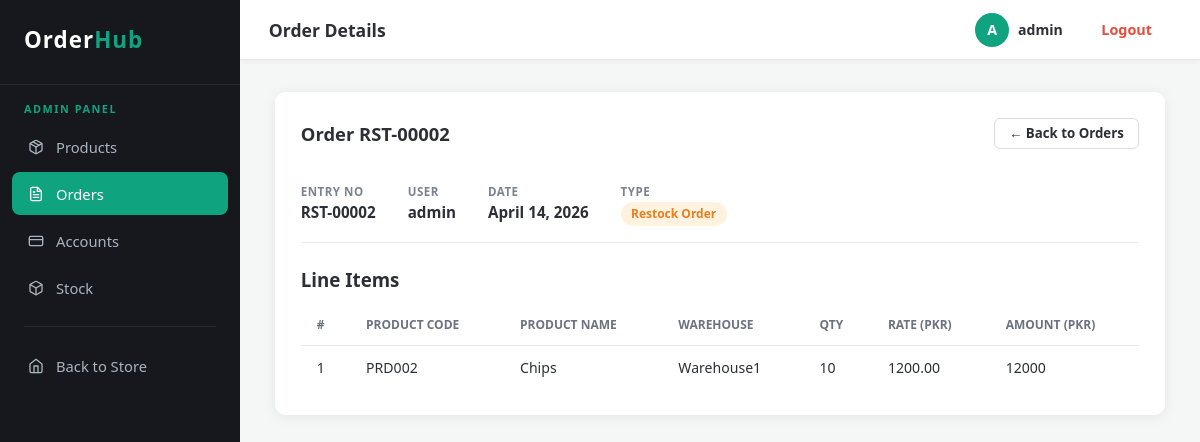
Screenshot of /admin-panel/orders/2/ (signed in) with the database file from the repository.
### core/models.py (models this page shows, shortened)
class user(AbstractUser):
    name         = models.CharField(max_length=100, blank=True)
    role         = models.CharField(max_length=50, blank=True)
    account_code = models.ForeignKey(
        'chart_of_account', on_delete=models.SET_NULL,
        null=True, blank=True, db_column='account_code'
    )
    class Meta:
        db_table = 'user'

class order_master(models.Model):
    idno         = models.AutoField(primary_key=True)
    user         = models.ForeignKey(
        user, on_delete=models.CASCADE, db_column='user_id'
    )
    order_type   = models.CharField(max_length=50)
    entry_no     = models.CharField(max_length=20, unique=True)
    order_date   = models.DateField(default=date.today, editable=False)
    class Meta:
        db_table = 'order_master'

class order_detail(models.Model):
    idno              = models.AutoField(primary_key=True)
    order_master_idno = models.ForeignKey(
        order_master, on_delete=models.CASCADE, db_column='order_master_idno'
    )
    product_code      = models.ForeignKey(
        product, on_delete=models.CASCADE, db_column='product_code'
    )
    warehouse_code    = models.ForeignKey(
        warehouse, on_delete=models.CASCADE, db_column='warehouse_code'
    )
    qty               = models.IntegerField()
    rate              = models.DecimalField(max_digits=14, decimal_places=2)
    class Meta:
        db_table = 'order_detail'

class product(models.Model):
    code          = models.CharField(max_length=20, primary_key=True)
    name          = models.CharField(max_length=100)
    rate          = models.DecimalField(max_digits=14, decimal_places=2)
    category_code = models.ForeignKey(
        category, on_delete=models.CASCADE, db_column='category_code'
    )
    class Meta:
        db_table = 'product'

class warehouse(models.Model):
    code = models.CharField(max_length=20, primary_key=True)
    name = models.CharField(max_length=100)
    class Meta:
        db_table = 'warehouse'

### core/views.py (the view)
# urls.py: path('admin-panel/orders/<int:idno>/', views.admin_order_detail_view,  name='admin_order_detail'),
@login_required(login_url='core:login')
@admin_required
def admin_order_detail_view(request, idno):
    order = get_object_or_404(order_master, idno=idno)
    details = order_detail.objects.filter(
        order_master_idno=order
    ).select_related('product_code', 'warehouse_code')
    return render(request, 'admin_order_detail.html', {
        'order':   order,
        'details': details,
    })

### core/views.py (called while the page is built)
def is_admin(u):
    return u.is_authenticated and u.role == 'admin'

### core/templates/admin_order_detail.html (shortened to what this page needs)
{% extends 'admin_base.html' %}
{% block nav_orders %}active{% endblock %}
{% block page_title %}Order Details{% endblock %}
{% block content %}
<section class="admin-card">
    <div class="admin-card-header">
        <h2>Order {{ order.entry_no }}</h2>
        <a href="{% url 'core:admin_orders' %}" class="btn btn-sm btn-outline">&larr; Back to Orders</a>
    </div>
    <div class="order-meta">
        <div class="meta-item">
            <span class="meta-label">Entry No</span>
            <span class="meta-value">{{ order.entry_no }}</span>
        </div>
        <div class="meta-item">
            <span class="meta-label">User</span>
            <span class="meta-value">{{ order.user.name|default:order.user.username }}</span>
        </div>
        <div class="meta-item">
            <span class="meta-label">Date</span>
            <span class="meta-value">{{ order.order_date }}</span>
        </div>
        <div class="meta-item">
            <span class="meta-label">Type</span>
            <span class="meta-value"><span class="badge badge-{{ order.order_type|lower }}">{{ order.order_type }}</span></span>
        </div>
    </div>
    <h3 style="margin: 1.5rem 0 0.8rem;">Line Items</h3>
    <table class="data-table">
        <thead>
            <tr>
                <th>#</th>
                <th>Product Code</th>
                <th>Product Name</th>
                <th>Warehouse</th>
                <th>Qty</th>
                <th>Rate (PKR)</th>
                <th>Amount (PKR)</th>
            </tr>
        </thead>
        <tbody>
            {% for d in details %}
            {% widthratio d.qty 1 d.rate as line_amount %}
            <tr>
                <td>{{ forloop.counter }}</td>
                <td>{{ d.product_code.code }}</td>
                <td>{{ d.product_code.name }}</td>
                <td>{{ d.warehouse_code.name }}</td>
                <td>{{ d.qty }}</td>
                <td>{{ d.rate }}</td>
                <td>{{ line_amount }}</td>
            </tr>
            {% empty %}
            <tr><td colspan="7">No line items.</td></tr>
            {% endfor %}
        </tbody>
    </table>
</section>
{% endblock %}

### core/templates/admin_base.html (shortened to what this page needs)
{% load static %}
<!DOCTYPE html>
<html lang="en">
<head>
    <link rel="stylesheet" href="{% static 'style.css' %}" />
</head>
<body class="app-layout">
    <aside class="sidebar">
        <div class="sidebar-brand">Order<span>Hub</span></div>
        <div class="sidebar-label">Admin Panel</div>
        <nav class="sidebar-nav">
            <a href="{% url 'core:admin_products' %}" class="nav-item {% block nav_products %}{% endblock %}">
                Products
            </a>
            <a href="{% url 'core:admin_orders' %}" class="nav-item {% block nav_orders %}{% endblock %}">
                Orders
            </a>
            <a href="{% url 'core:admin_accounts' %}" class="nav-item {% block nav_accounts %}{% endblock %}">
                <svg xmlns="http://www.w3.org/2000/svg" width="16" height="16" viewBox="0 0 24 24" fill="none" stroke="currentColor" stroke-width="2" stroke-linecap="round" stroke-linejoin="round"><rect x="2" y="5" width="20" height="14" rx="2"/><line x1="2" y1="10" x2="22" y2="10"/></svg>
                Accounts
            </a>
            <a href="{% url 'core:admin_stock' %}" class="nav-item {% block nav_stock %}{% endblock %}">
                Stock
            </a>
            <div class="sidebar-divider"></div>
            <a href="{% url 'core:dashboard' %}" class="nav-item">
                <svg xmlns="http://www.w3.org/2000/svg" width="16" height="16" viewBox="0 0 24 24" fill="none" stroke="currentColor" stroke-width="2" stroke-linecap="round" stroke-linejoin="round"><path d="m3 9 9-7 9 7v11a2 2 0 0 1-2 2H5a2 2 0 0 1-2-2z"/><polyline points="9 22 9 12 15 12 15 22"/></svg>
                Back to Store
            </a>
        </nav>
    </aside>
    <div class="page-wrapper">
        <header class="topbar">
            <div class="topbar-title">{% block page_title %}Admin{% endblock %}</div>
            <div class="topbar-right">
                <div class="topbar-user">
                    <span class="user-avatar">{{ user.username|first|upper }}</span>
                    <span class="user-name">{{ user.name|default:user.username }}</span>
                </div>
                <a href="{% url 'core:logout' %}" class="btn btn-logout">Logout</a>
            </div>
        </header>
        <main class="main-content">
            {% block content %}{% endblock %}
        </main>
    </div>
</body>
</html>

### rows the page displays
user: username|first "A", name "admin"
order_master: entry_no "RST-00002", user.name "admin", order_date "April 14, 2026", order_type "Restock Order"
order_detail: product_code.code "PRD002", product_code.name "Chips", warehouse_code.name "Warehouse1", qty "10", rate "1200.00", line_amount "12000"
